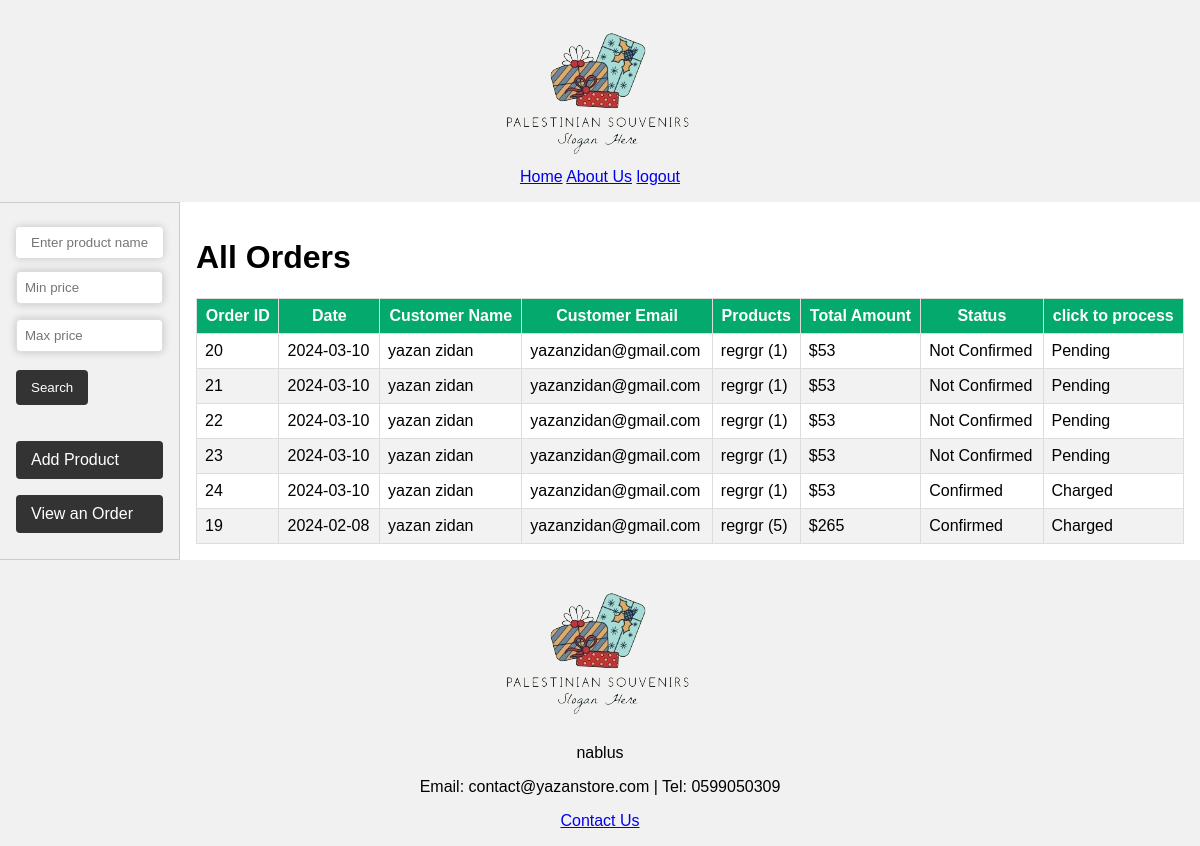
The app's page /view_all_orders.php with its own data.
### tables this page shows
CREATE TABLE `orders` (
  `order_id` int(32) NOT NULL,
  `customer_id` int(32) NOT NULL,
  `date` date NOT NULL,
  `status` tinyint(1) NOT NULL DEFAULT 0,
  `process_status` varchar(255) DEFAULT 'not charged'
);

CREATE TABLE `customers` (
  `c_name` varchar(32) NOT NULL,
  `email` varchar(255) NOT NULL,
  `id_number` int(10) NOT NULL,
  `address` varchar(255) NOT NULL,
  `Date_of_Birth` date NOT NULL,
  `phone` int(32) NOT NULL,
  `card_id` int(32) NOT NULL,
  `card_expirationdate` date NOT NULL,
  `card_name` varchar(32) NOT NULL,
  `bank_name` varchar(32) NOT NULL,
  `username` varchar(32) NOT NULL,
  `password` varchar(32) NOT NULL,
  `customer_id` int(10) NOT NULL
);

### view_all_orders.php (the view, shortened to what this page needs)
<?php
include 'connection.php';
$sql = "SELECT o.order_id, o.date, o.status, o.process_status, c.c_name, c.email,
               GROUP_CONCAT(p.p_name SEPARATOR ', ') AS product_names,
               GROUP_CONCAT(oi.quantity SEPARATOR ', ') AS product_quantities,
               SUM(p.p_price * oi.quantity) AS total_amount
        FROM orders o
        JOIN customers c ON o.customer_id = c.customer_id
        JOIN order_items oi ON o.order_id = oi.order_id
        JOIN product p ON oi.p_id = p.p_id
        GROUP BY o.order_id
        ORDER BY o.date DESC";
$stmt = $pdo->query($sql);
$all_orders = $stmt->fetchAll(PDO::FETCH_ASSOC);
?>
<!DOCTYPE html>
<html lang="en">
<head>
    <link rel="stylesheet" href="style.css">
</head>
<body>
    <header>
        <div class="header-logo">
            <img src="img/logo.png" alt="E-Store Logo">
        </div>
        <div class="header-links">
            <a href="employee_page.php">Home</a>
            <a href="about.php">About Us</a>
            <a href="logout.php">logout</a>
        </div>
    </header>
    <div class="container">
        <nav>
            <form action="search_pro.php" method="get" class="search-form">
                <input type="text" name="product_name" placeholder="Enter product name">
                <input type="number" name="min_price" placeholder="Min price" min="0">
                <input type="number" name="max_price" placeholder="Max price" min="0">
                <button type="submit">Search</button>
            </form>
            <a href="add_product.php" class="button-style">Add Product</a>
            <a href="view_all_orders.php" class="button-style">View an Order</a>
        </nav>
        <main>
            <h1>All Orders</h1>
            <table class="orders-table">
                <thead>
                    <tr>
                        <th>Order ID</th>
                        <th>Date</th>
                        <th>Customer Name</th>
                        <th>Customer Email</th>
                        <th>Products</th>
                        <th>Total Amount</th>
                        <th>Status</th>
                        <th>click to process</th>
                    </tr>
                </thead>
                <tbody>
                    <?php foreach ($all_orders as $order): ?>
                    <tr>
                        <td><?= ($order['order_id']) ?></td>
                        <td><?= ($order['date']) ?></td>
                        <td><?= ($order['c_name']) ?></td>
                        <td><?= ($order['email']) ?></td>
                        <td><?= ($order['product_names']) ?>
                            (<?= ($order['product_quantities']) ?>)</td>
                        <td>$<?= ($order['total_amount']) ?></td>
                        <td><?= $order['status'] == 1 ? 'Confirmed' : ($order['status'] == 'charged' ? 'Charged' : 'Not Confirmed') ?>
                        </td>
                        <td>
                            <?php if ($order['status'] == 1 && $order['process_status'] != 'charged'): ?>
                            <a href="order_process.php?order_id=<?= $order['order_id'] ?>">Process</a>
                            <?php elseif ($order['status'] == 1 && $order['process_status'] == 'charged'): ?>
                            Charged
                            <?php else: ?>
                            Pending
                            <?php endif; ?>
                        </td>
                    </tr>
                    <?php endforeach; ?>
                </tbody>
            </table>
        </main>
    </div>
    <footer>
        <div class="footer-logo">
            <img src="img/logo.png" alt="E-Store Logo">
        </div>
        <div class="footer-info">
            <p>nablus</p>
            <p>Email: contact@yazanstore.com | Tel: 0599050309</p>
        </div>
        <div class="footer-links">
            <a href="contact.php">Contact Us</a>
        </div>
    </footer>
</body>
</html>

### style.css (style rules this page uses)
* { box-sizing: border-box; }
body { margin: 0; display: flex; flex-direction: column; min-height: auto; font-family: Arial, sans-serif; }
header, footer { background-color: #f1f1f1; text-align: center; padding: 1em; }
.container { display: flex; flex: 1; }
nav { background-color: #f1f1f1; border-right: 1px solid #ccc; width: 15%; flex-shrink: 0; display: flex; flex-direction: column; border-top: 1px solid #ccc; border-bottom: 1px solid #ccc; padding: 1em; }
nav a { padding: 1em; text-decoration: none; border-bottom: 1px solid #444; }
main { flex-grow: 1; padding: 1em; background-color: #fff; }
footer { background-color: #f1f1f1; }
nav form { margin-bottom: 20px; display: block; }
nav input[type="text"], input[type="number"], input[type="submit"] { width: 100%; padding: 8px; margin: 8px 0; box-sizing: border-box; border: 1px solid #ccc; border-radius: 4px; }
nav input[type="text"], input[type="number"], input[type="submit"], input[type="button"] { outline: none; border-color: #777; box-shadow: 0 0 8px 0 rgba(0, 0, 0, 0.2); }
nav input[type="text"], input[type="number"], input[type="submit"], input[type="button"] { padding: 8px 15px; margin: 8px 0; border: none; border-radius: 4px; background-color: white; color: rgb(17, 17, 17); cursor: pointer; }
nav button { padding: 10px 15px; border: none; border-radius: 4px; background-color: #333; color: white; cursor: pointer; transition: background-color 0.3s ease; / }
button { padding: 10px 15px; border: none; border-radius: 4px; background-color: #333; color: white; cursor: pointer; transition: background-color 0.3s ease; margin: 8px 0; }
input[type="text"], input[type="email"], input[type="password"], input[type="date"], input[type="number"], textarea, select { width: 300px; padding: 8px; margin-bottom: 10px; }
.button-style { text-decoration: none; padding: 10px 15px; border: none; border-radius: 4px; background-color: #333; color: white; cursor: pointer; transition: background-color 0.3s ease; margin: 8px 0; }
input[type="text"], input[type="number"], input[type="email"], textarea, select { width: 100%; padding: 8px; margin-top: 5px; border: 1px solid #ddd; border-radius: 4px; box-sizing: border-box; }
.product-filter-form, table { width: 100%; border-collapse: collapse; }
th, td { border: 1px solid #ddd; text-align: left; padding: 8px; }
th { background-color: #04aa6d; color: white; text-align: center; }
tr:nth-child(even) { background-color: #f2f2f2; }

### records on screen
orders: order_id "20", date "2024-03-10", customer.c_name "yazan zidan", customer.email "yazanzidan@gmail.com", product_names "regrgr", product_quantities "1", total_amount "53", status "Not Confirmed"
orders: order_id "21", date "2024-03-10", customer.c_name "yazan zidan", customer.email "yazanzidan@gmail.com", product_names "regrgr", product_quantities "1", total_amount "53", status "Not Confirmed"
orders: order_id "22", date "2024-03-10", customer.c_name "yazan zidan", customer.email "yazanzidan@gmail.com", product_names "regrgr", product_quantities "1", total_amount "53", status "Not Confirmed"
orders: order_id "23", date "2024-03-10", customer.c_name "yazan zidan", customer.email "yazanzidan@gmail.com", product_names "regrgr", product_quantities "1", total_amount "53", status "Not Confirmed"
orders: order_id "24", date "2024-03-10", customer.c_name "yazan zidan", customer.email "yazanzidan@gmail.com", product_names "regrgr", product_quantities "1", total_amount "53", status "Confirmed"
orders: order_id "19", date "2024-02-08", customer.c_name "yazan zidan", customer.email "yazanzidan@gmail.com", product_names "regrgr", product_quantities "5", total_amount "265", status "Confirmed"
